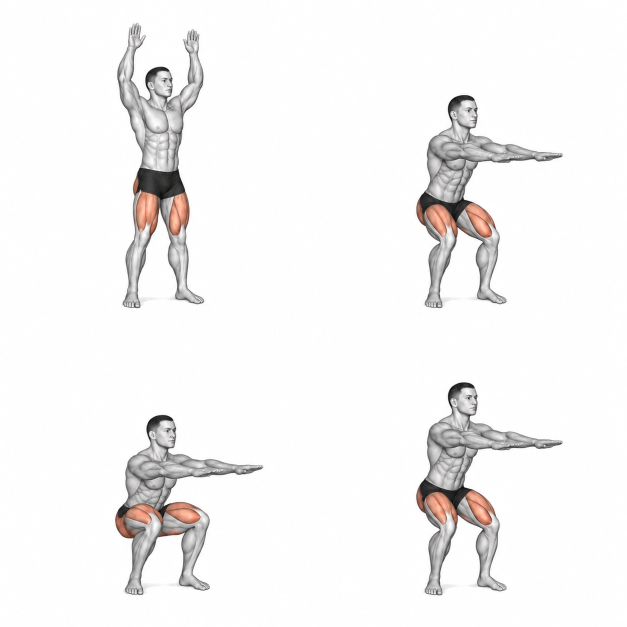
#> input picture assets/motion_repairs/20260913_review2/1685.png, 1254 x 1254 px (shown at 1/2 size)
$ python pack_squat.py
#> lines starting #> are read from the running program, lines starting #| are printed output that depends on the picture
"""Package reviewed regenerated squat poses, with support-point registration only."""
from pathlib import Path
import json,hashlib
import cv2,numpy as np
from PIL import Image
HERE=Path(__file__).resolve().parent
im=Image.open(HERE/'1685.png').convert('RGB');w,h=im.size
#> further down, im is the input picture: PIL image 1254x1254 RGB; mean R, G, B 244.7, 243.5, 243.4
#> after `w, h = im.size`: w = 1254; h = 1254
cells=[np.array(im.crop((x*w//2,y*h//2,(x+1)*w//2,(y+1)*h//2)).resize((480,480),Image.Resampling.LANCZOS)) for y,x in [(0,0),(0,1),(1,0)]]
#> cells = 3 items
shifts=[(0,0),(18,0),(-6,42)];raw=[];frames=[]
for a,(dx,dy) in zip(cells,shifts):
 b=cv2.warpAffine(a,np.float32([[1,0,dx],[0,1,dy]]),(480,480),flags=cv2.INTER_NEAREST,borderValue=(255,255,255));raw.append(b)
 b=cv2.copyMakeBorder(b,24,24,24,24,cv2.BORDER_CONSTANT,value=(255,255,255))
 frames.append(Image.fromarray(b).resize((480,480),Image.Resampling.LANCZOS))
#> this loop made 3 passes
#> (dx, dy) on passes 1 to 3: (0, 0), (18, 0), (-6, 42)
#> pass 1, `b=cv2.copyMakeBorder(b,24,24,24,24,cv2.BORDER_CONSTANT,value=(255,255,..`:
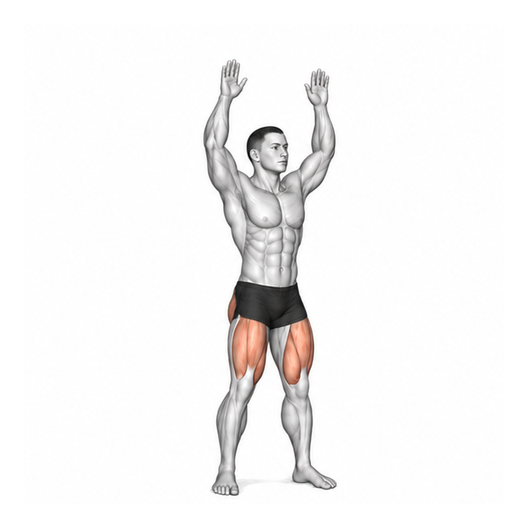
#> b: shape (528, 528, 3); mean of channels 0, 1, 2 245.7, 244.7, 244.5; drawn as R, G, B
#> pass 2, `b=cv2.copyMakeBorder(b,24,24,24,24,cv2.BORDER_CONSTANT,value=(255,255,..`:
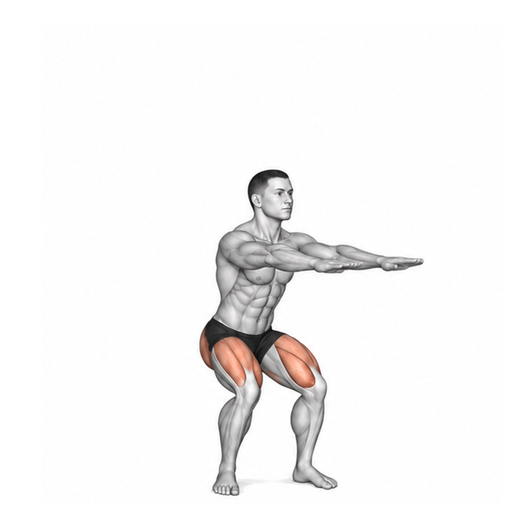
#> b: shape (528, 528, 3); mean of channels 0, 1, 2 246.5, 245.6, 245.4; drawn as R, G, B
#> after the loop:
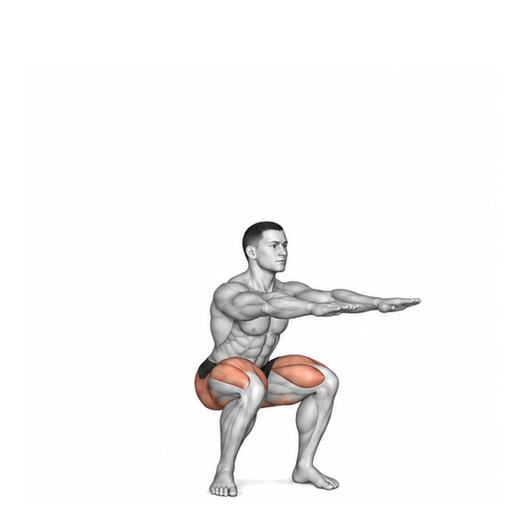
#> b: shape (528, 528, 3); mean of channels 0, 1, 2 247.2, 246.3, 246.2; drawn as R, G, B
#> after the loop, frames = 3 items; raw = 3 items
frames.append(frames[1].copy())
checks=[]
for x,y,xx,yy in [(188,447,216,475),(269,440,316,468)]:
 ref=cv2.cvtColor(raw[0],cv2.COLOR_RGB2GRAY)[y:yy,x:xx];values=[]
 for a in raw:
  match=cv2.matchTemplate(cv2.cvtColor(a,cv2.COLOR_RGB2GRAY)[y-7:min(480,yy+7),x-7:xx+7],ref,cv2.TM_CCOEFF_NORMED)
  _,score,_,loc=cv2.minMaxLoc(match);values.append([loc[0]-7,loc[1]-7,round(score,3)])
 checks.append(values)
#> this loop made 2 passes
#> pass 1, `ref = cv2.cvtColor(raw[0], cv2.COLOR_RGB2GRAY)[y:yy, x:xx]`:
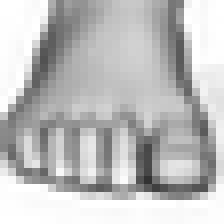
#> ref: shape (28, 28) (shown 8 times larger); min 50, max 255, mean 190.4
#> pass 2, `ref = cv2.cvtColor(raw[0], cv2.COLOR_RGB2GRAY)[y:yy, x:xx]`:
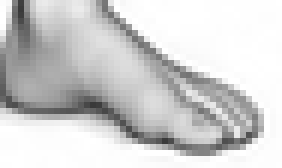
#> ref: shape (28, 47) (shown 6 times larger); min 58, max 255, mean 207.4
#> after the loop:
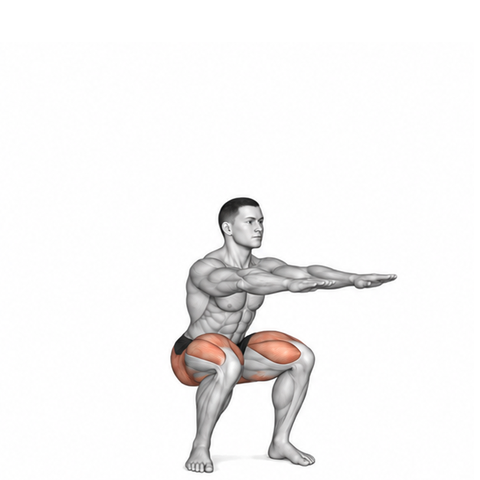
#> a: shape (480, 480, 3); mean of channels 0, 1, 2 245.6, 244.5, 244.4; drawn as R, G, B
#> after the loop, checks = [[[0, 0, 1], [0, 0, 0.933], [-2, 1, 0.881]], [[0, 0, 1], [1, 0, 0.973], [2, 0, 0.894]]]
assert all(abs(x)<=2 and abs(y)<=1 for foot in checks for x,y,_ in foot),checks
for i,frame in enumerate(frames):frame.save(HERE/f'1685-fixed-{i}.png')
#> this loop made 4 passes
frames[0].save(HERE/'1685-fixed.webp',save_all=True,append_images=frames[1:],duration=[800,380,800,380],loop=0,lossless=True,method=6)
frames[0].save(HERE/'1685-fixed.gif',save_all=True,append_images=frames[1:],duration=[800,380,800,380],loop=0,disposal=2)
sheet=Image.new('RGB',(960,960),'white')
#> sheet: PIL image 960x960 RGB; every value is 255
for i,f in enumerate(frames):sheet.paste(f,((i%2)*480,(i//2)*480))
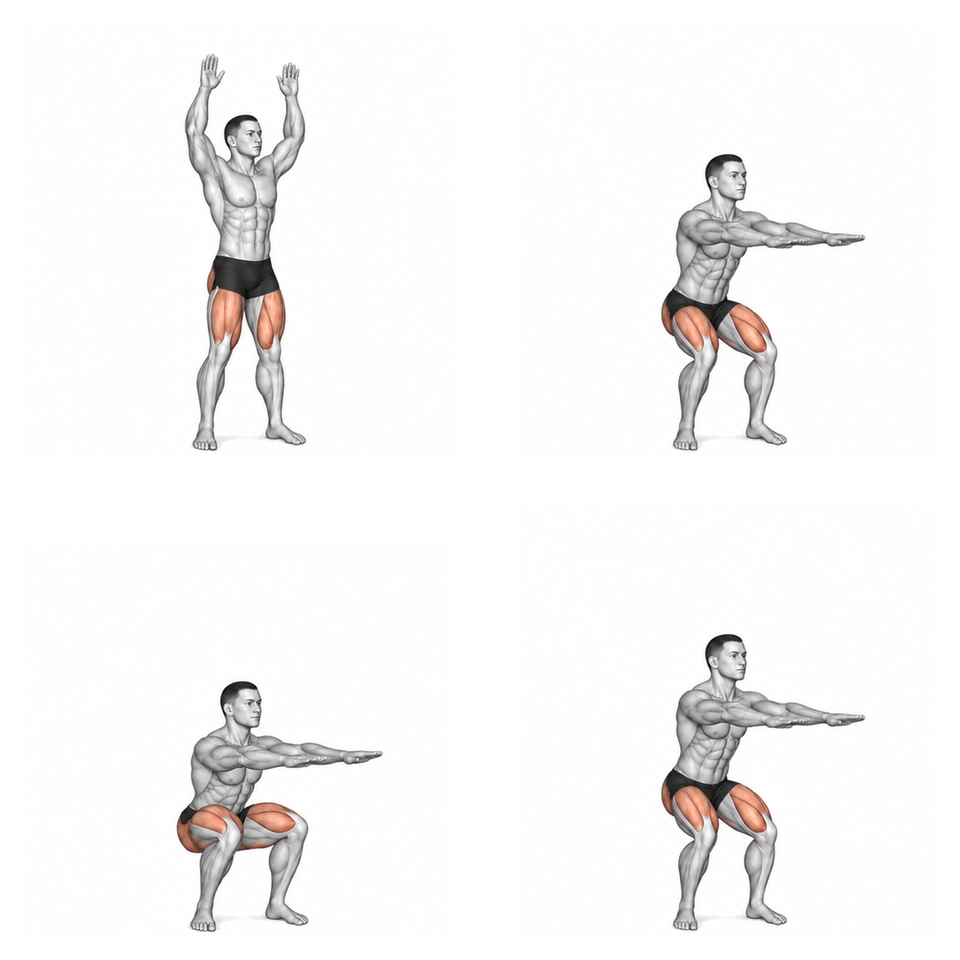
#> sheet: PIL image 960x960 RGB; mean R, G, B 246.5, 245.5, 245.4
sheet.save(HERE/'1685-fixed-sheet.jpg')
(HERE/'1685-validation.json').write_text(json.dumps(dict(source_sha256=hashlib.sha256((HERE/'1685.png').read_bytes()).hexdigest(),output_sha256=hashlib.sha256((HERE/'1685-fixed.webp').read_bytes()).hexdigest(),translations=shifts,uniform_padding=24,feet_residual_before_uniform_resize=checks,frames=4,durations=[800,380,800,380]),indent=2)+'\n')
print(checks)
#| [[[0, 0, 1.0], [0, 0, 0.933], [-2, 1, 0.881]], [[0, 0, 1.0], [1, 0, 0.973], [2, 0, 0.894]]]
